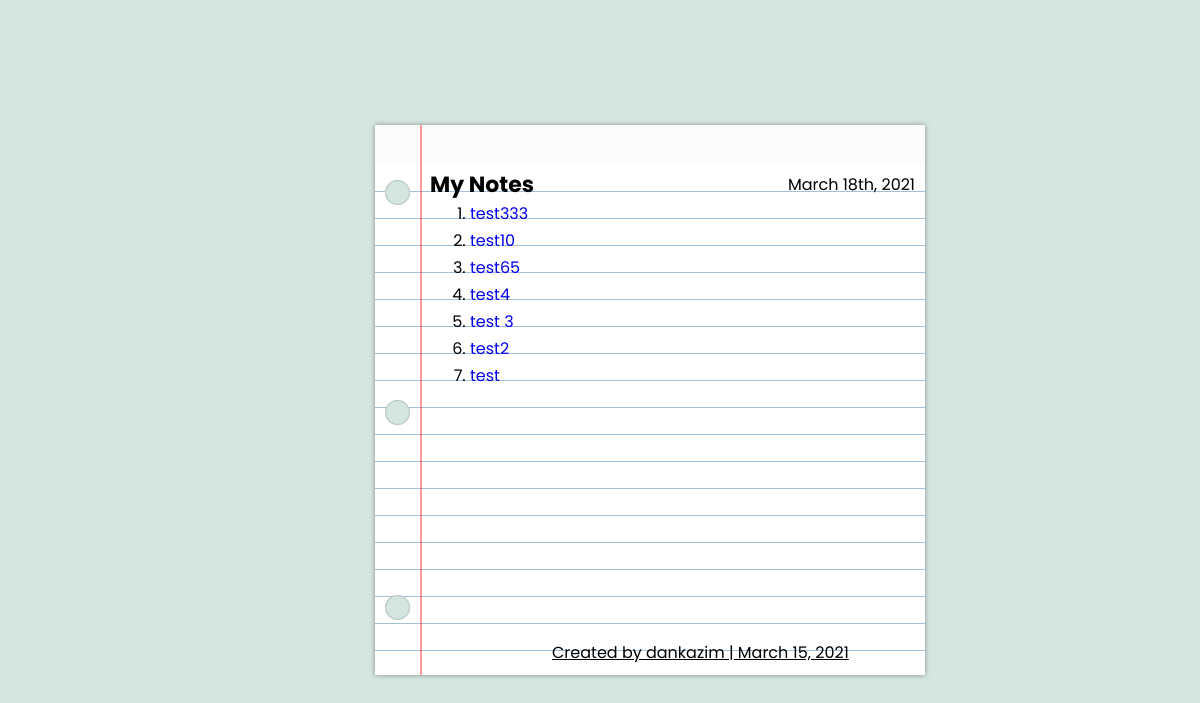
The page / on the database its author committed.
### Notes/models.py (models this page shows, shortened)
class NoteBook(models.Model):
    title = models.CharField(max_length=200)
    pub_date = models.DateTimeField(auto_now_add=True, blank=True)
    plain_note = models.TextField(blank=True)

### Notes/views.py (the view)
# urls.py: path('', views.IndexView.as_view(), name='index'),
class IndexView(generic.ListView):
    template_name = 'Notes/index.html'
    context_object_name = 'Notes_list'
    def get_queryset(self):
        return NoteBook.objects.order_by('-pub_date')

### Notes/templates/Notes/index.html
{% extends "Notes/page_structure.html" %}
{% block heading %}
	My Notes
{% endblock %}
{% block date %}
	{% now "F jS, Y" %}
{% endblock %}
{% block mynotes %}
		 {% if Notes_list %}
		 <ol>
			{% for note in Notes_list %}
				<li class="notes-list"><a href="{% url 'Notes:detail' note.id %}">{{ note.title }}  </a></li>
		    {% endfor %}
		</ol>
        {% else %}
		    <p>My NoteBook is currently empty, Would you like to add new notes!</p>
		    {% endif %}
{% endblock mynotes %}

### Notes/static/Notes/page_style.css (style rules this page uses)
* { font-family: 'Poppins', sans-serif; }
body { margin: 0; padding: 0; background-color: rgb(211, 231, 224); }
li { line-height: 20px; padding-bottom: 7px; }
li a { text-decoration:none; }

### rows shown on the page
NoteBook: title "test333"
NoteBook: title "test10"
NoteBook: title "test65"
NoteBook: title "test4"
NoteBook: title "test 3"
NoteBook: title "test2"
NoteBook: title "test"
